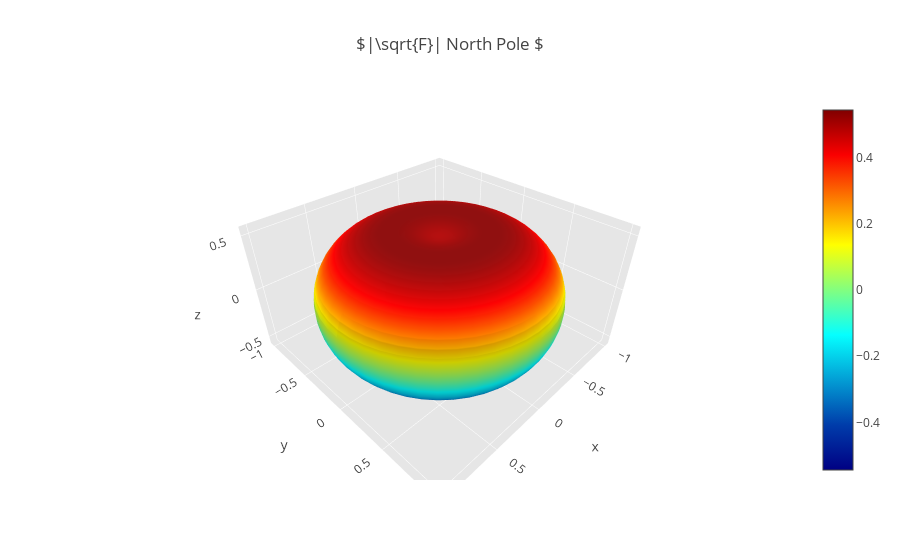

This figure's notebook cell:
### Markdown cell above
# sqrt(F)

### Code cell
import numpy as np
import plotly.plotly
plotly.offline.init_notebook_mode(connected=True)
import plotly.offline as py
import plotly.graph_objs as go

import pycbc
from pycbc.detector import Detector
from pycbc.waveform import get_td_waveform

# Euler's angles 
theta_aux = np.linspace(0,np.pi,50) # right ascension
phi_aux = np.linspace(0,2*np.pi,50) # declination
psi = 0 # polarization

# compute grid for theta and phi
theta, phi  = np.meshgrid(theta_aux, phi_aux)


# compute antenna pattern f-plus and f-cross
for index in range(len(theta)):
    fp, fc = pycbc.detector.overhead_antenna_pattern(phi[index], theta[index], psi)
    # compute |sqrt(F)|, declare F = Fp^2 + Fc^2
    abs_f = abs(pow(pow(fc, 2) + pow(fp,2), 0.5)) 
    # if you're curious about the numbers 
    # print("|square_F| %s" % str(abs_f))

# set spheriacal coordinates transform
x = abs_f * np.cos(phi) * np.sin(theta)  # x = r*cos(phi)*sin(theta)
y = abs_f * np.sin(phi) * np.sin(theta)  # y = r*sin(phi)*sin(theta)
z = abs_f * np.cos(theta)                # z = np.cos(theta)


surface = go.Surface(x = x, y = y, z = z, colorscale = 'Jet')
data = [surface]

layout = go.Layout(
    title = '$|\sqrt{F}| North Pole $',
    scene = dict(
        xaxis = dict(
            gridcolor = 'rgb(255, 255, 255)',
            zerolinecolor = 'rgb(255, 255, 255)',
            showbackground = True,
            backgroundcolor ='rgb(230, 230,230)'
        ),
        yaxis = dict(
            gridcolor = 'rgb(255, 255, 255)',
            zerolinecolor = 'rgb(255, 255, 255)',
            showbackground = True,
            backgroundcolor = 'rgb(230, 230,230)'
        ),
        zaxis = dict(
            gridcolor = 'rgb(255, 255, 255)',
            zerolinecolor = 'rgb(255, 255, 255)',
            showbackground = True,
            backgroundcolor = 'rgb(230, 230,230)'
        )
    )
)

fig = go.Figure(data = data, layout = layout)
py.iplot(fig, filename='North_pole_f')

### Figure 1 — Plotly figure (JSON) as saved in the notebook; plotly's stock layout.template omitted (floating-point values rounded to 4 significant figures; data arrays with more than 128 entries replaced by an {"elided": "..."} marker saying what was removed)
{"data": [{"colorscale": "Jet", "type": "surface", "uid": "aa5966eb-6812-4e0a-b66a-51492da11699", "x": {"elided": "50x50 float values"}, "y": {"elided": "50x50 float values"}, "z": {"elided": "50x50 float values"}}], "layout": {"scene": {"xaxis": {"backgroundcolor": "rgb(230, 230,230)", "gridcolor": "rgb(255, 255, 255)", "showbackground": true, "zerolinecolor": "rgb(255, 255, 255)"}, "yaxis": {"backgroundcolor": "rgb(230, 230,230)", "gridcolor": "rgb(255, 255, 255)", "showbackground": true, "zerolinecolor": "rgb(255, 255, 255)"}, "zaxis": {"backgroundcolor": "rgb(230, 230,230)", "gridcolor": "rgb(255, 255, 255)", "showbackground": true, "zerolinecolor": "rgb(255, 255, 255)"}}, "title": {"text": "$|\\sqrt{F}| North Pole $"}}}
